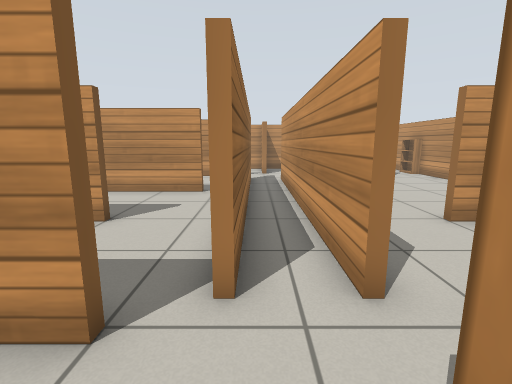
[1] (above)

16 first-person views from a walk through a Gazebo world. The camera is 0.9 m above the floor, tilts 10° down and sees 85° across. The floor is counted in squares, 0.5 m on a side. Each view is taken from the middle of a square. On the plan, view 1 faces up. The plan holds only what a view shows up to about 15 squares ahead; the rest is blank. Gazebo's built-in surfaces are drawn with simple patterns.

[2]
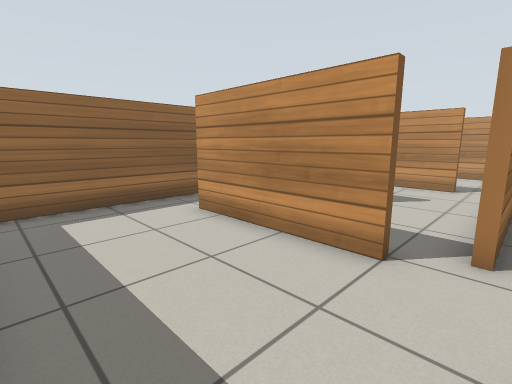

[3]
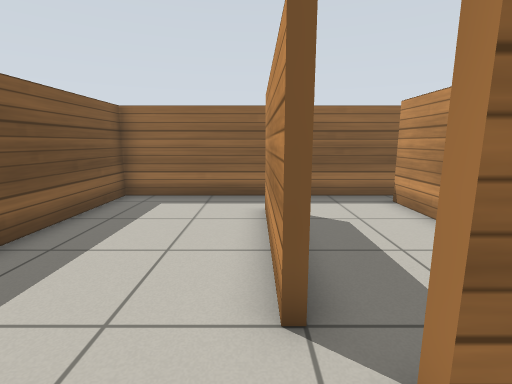

[4]
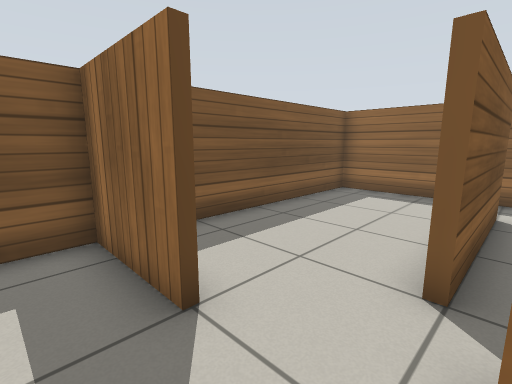

[5]
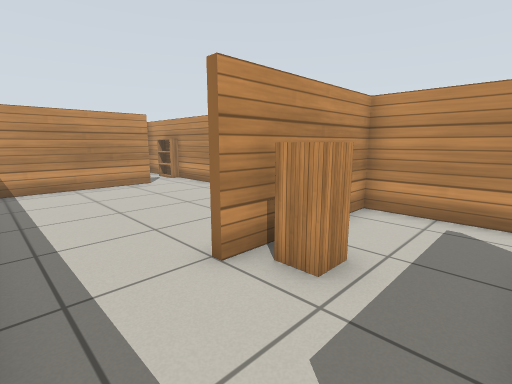

[6]
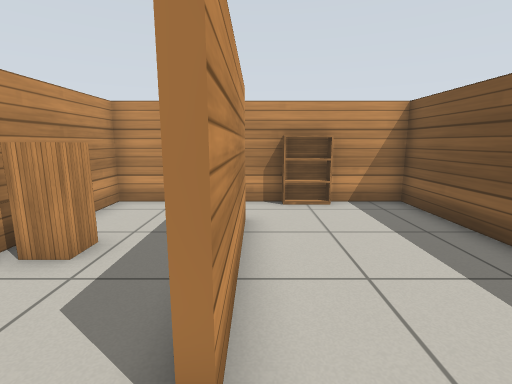

[7]
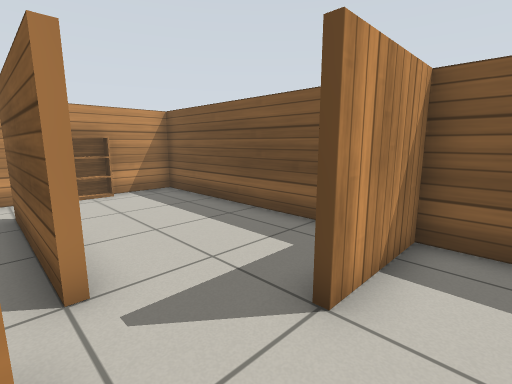

[8]
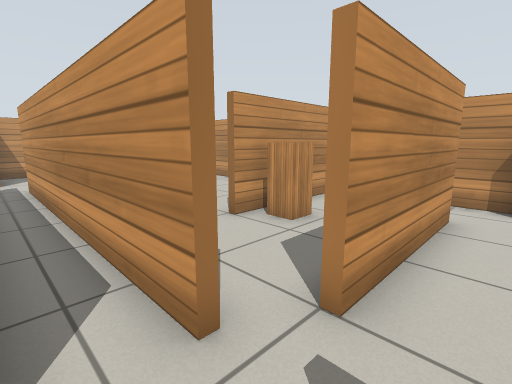

[9]
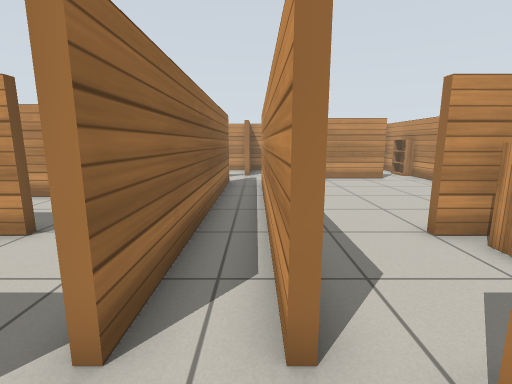

[10]
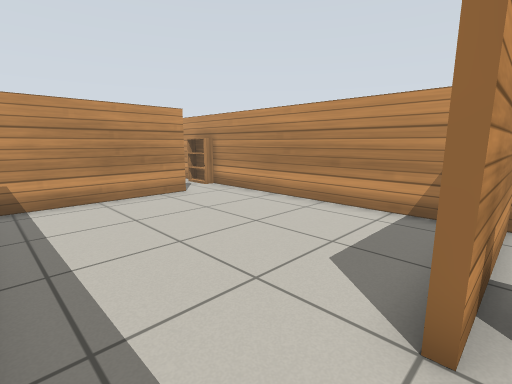

[11]
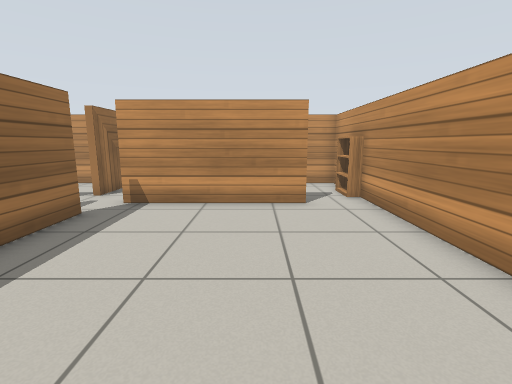

[12]
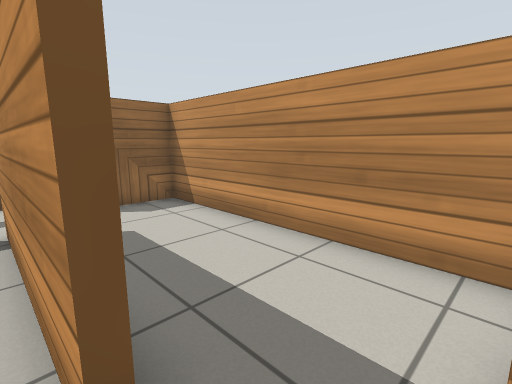

[13]
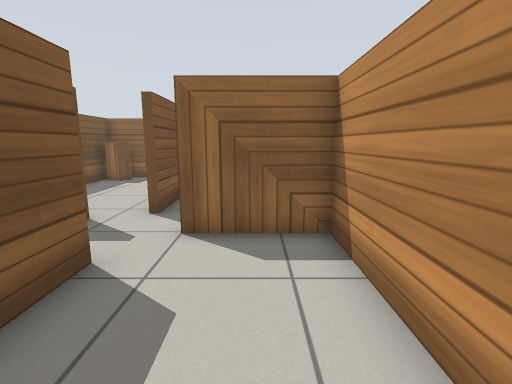

[14]
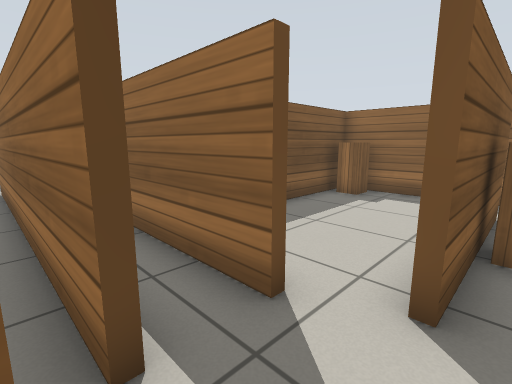

[15]
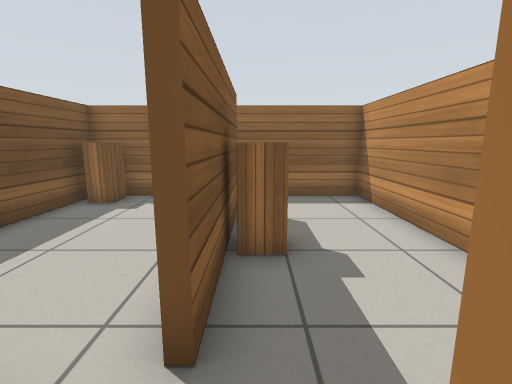

[16]
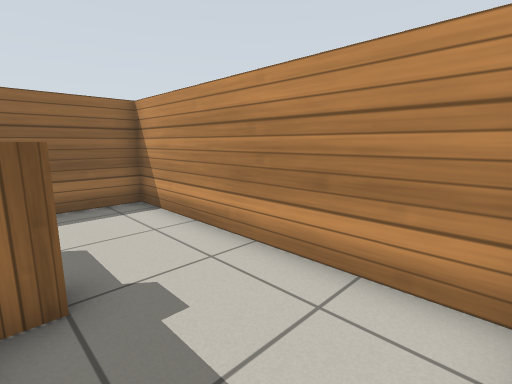

### Floor plan
Key: @ floor where view 1 was taken; # wall or solid block; . floor; B bookshelf; C cabinet.
Columns run from 9 left of view 1 to 10 right of it. Each row starts with its distance up from view 1.
 20 ####################
 19 #.........#........#
 18 #.........#........#
 17 #.........#.......B#
 16 #  ..CC...........B#
 15 #  #####...######..#
 14 # .......##........#
 13 #........##........#
 12 #........##........#
 11 #C.......##........#
 10 #######..##........#
  9    ......##........#
  8     .....##........#
  7 #    ....##........#
  6 #.####...##...######
  5 #........##...CC...#
  4 #........##........#
  3 #........##........#
  2 #..#####....#####..#
  1 #.................B#
  0 #........@#.......B#
 -1 #.........#........#
 -2 #.........#........#
 -3 ####################

Where each view was taken, in squares from view 1:
view 1: 0 up, 0 right, facing up
view 2: 2 down, 0 right, facing up-left
view 3: 2 up, 1 right, facing left
view 4: 3 up, 2 right, facing down-left
view 5: 3 up, 2 right, facing up-right
view 6: 2 up, 1 right, facing right
view 7: 3 up, 1 left, facing down-right
view 8: 1 up, 0 right, facing up-right
view 9: 1 up, 1 right, facing up
view 10: 6 up, 2 right, facing up-right
view 11: 7 up, 6 right, facing up
view 12: 15 up, 9 right, facing up-left
view 13: 18 up, 6 right, facing left
view 14: 16 up, 2 right, facing down-left
view 15: 16 up, 1 right, facing left
view 16: 16 up, 0 right, facing up-left
